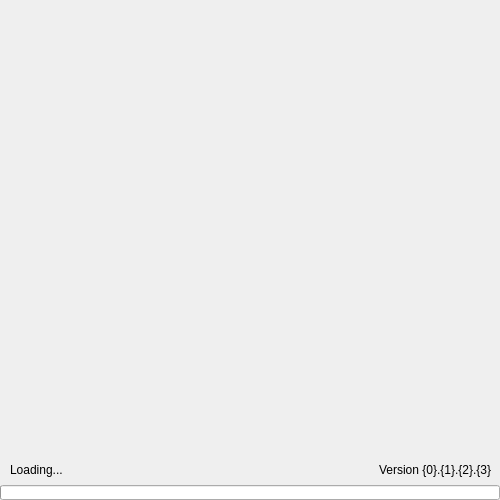
<?xml version="1.0" encoding="UTF-8"?>
<ui version="4.0">
 <class>cSplashScreen</class>
 <widget class="QDialog" name="cSplashScreen">
  <property name="geometry">
   <rect>
    <x>0</x>
    <y>0</y>
    <width>500</width>
    <height>500</height>
   </rect>
  </property>
  <property name="windowTitle">
   <string>Ember Media Manager++</string>
  </property>
  <property name="autoFillBackground">
   <bool>false</bool>
  </property>
  <property name="styleSheet">
   <string notr="true">cSplashScreen{ background-image: url(:/Resources/EmberSplashScreen.png);
background-repeat: 'no-repeat'; }</string>
  </property>
  <widget class="QProgressBar" name="progressBar">
   <property name="geometry">
    <rect>
     <x>0</x>
     <y>485</y>
     <width>500</width>
     <height>15</height>
    </rect>
   </property>
   <property name="value">
    <number>0</number>
   </property>
   <property name="textVisible">
    <bool>false</bool>
   </property>
   <property name="format">
    <string>%p%</string>
   </property>
  </widget>
  <widget class="QLabel" name="message_label">
   <property name="geometry">
    <rect>
     <x>10</x>
     <y>460</y>
     <width>291</width>
     <height>20</height>
    </rect>
   </property>
   <property name="text">
    <string>Loading...</string>
   </property>
  </widget>
  <widget class="QLabel" name="label_2">
   <property name="geometry">
    <rect>
     <x>350</x>
     <y>460</y>
     <width>141</width>
     <height>20</height>
    </rect>
   </property>
   <property name="text">
    <string>Version {0}.{1}.{2}.{3}</string>
   </property>
   <property name="alignment">
    <set>Qt::AlignRight|Qt::AlignTrailing|Qt::AlignVCenter</set>
   </property>
  </widget>
 </widget>
 <resources/>
 <connections/>
</ui>
